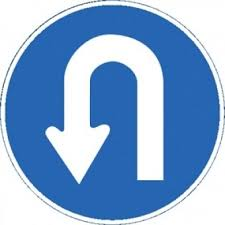
#> input picture deep_learning/u_turn.jpg, 225 x 225 px, given in place of the camera
$ python shape_detection_method.py   (older library calls are emulated)
#> lines starting #> are read from the running program, lines starting #| are printed output that depends on the picture; after the words box and inside, x2 and y2 are one past the last pixel; in counts of white or black regions, pixels touching at a corner belong together
#> further down, img is the input picture: shape (225, 225, 3); mean B, G, R 209.2, 168.3, 133.7
import numpy as np
import cv2
import time

def shape_detect(img):
    sign = []

    if img is None:
        print("image is none")
    else:
        gray = cv2.cvtColor(img, cv2.COLOR_BGR2GRAY)
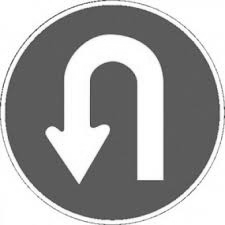
#> gray: shape (225, 225); min 59, max 255, mean 162.6
        img6 = cv2.GaussianBlur(gray, (5, 5), 0)
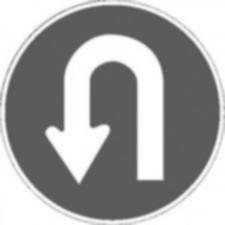
#> img6: shape (225, 225); min 88, max 255, mean 162.6
        edges = cv2.Canny(img6, 90, 180, apertureSize=3)
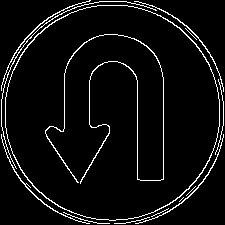
#> edges: shape (225, 225); 5.4% white in thin lines or dots
        ret, thresh = cv2.threshold(edges, 127, 255, 0)
        image, contours, hierarchy = cv2.findContours(edges, cv2.RETR_EXTERNAL, cv2.CHAIN_APPROX_SIMPLE)
#> contours = 13 contours, 8 with area under 20; largest, box (x1, y1, x2, y2) and area: (5, 5, 220, 221) 36412, (135, 134, 224, 224) 50, (1, 0, 91, 91) 50, (134, 1, 224, 92) 48, (1, 134, 90, 224) 46

        for cnt in contours:

            (x, y, w, h) = cv2.boundingRect(cnt)


            le = max(w, h) + 10

            if w > 120 and h > 120:
                x_1 = int(x + (w - le) / 2)
                x_2 = int(x + (w + le) / 2)
                y_1 = int(y + (h - le) / 2)
                y_2 = int(y + (h + le) / 2)

                img_trim = img[y_1: y_2, x_1:x_2]
                height, width = img_trim.shape[:2]

                if -5 < (height - width) < 5:
                    if x_1 > 0 and y_1 > 0:
                        cv2.rectangle(img, (x, y), (x + w, y + h), (0, 255, 0), 2)
                        img_trim_resize = cv2.resize(img_trim, (32, 32))
                        sign.append(img_trim_resize)
#> this loop made 13 passes
#> (x, y, w, h, le, x_1, x_2, y_1) on passes 10, 12: (5, 5, 215, 216, 226, 0, 225, 0), (1, 1, 156, 168, 178, -10, 168, -4)
#> (x, y, w, h, le) on passes 1, 2, 3, 6, 7, 8: (114, 217, 36, 7, 46), (63, 212, 47, 12, 57), (151, 208, 18, 9, 28), (135, 134, 89, 90, 100), (1, 134, 89, 90, 100), (215, 79, 9, 76, 86)
#> after the loop, sign = []
    return sign


def main():
    Shape_detection = shape_detect(img)
#> Shape_detection = []
    print(Shape_detection)

if __name__ == "__main__":
    # open cam
    cam = cv2.VideoCapture(0)
    cam.set(3, 800)
    cam.set(4, 448)

    if not cam.isOpened():
        print("cam open failed")
    while True:
        s, img = cam.read()
        main()
        cv2.imshow('cam', img)

        if cv2.waitKey(30) & 0xff == 27:
#> (key Esc is pressed here)
            break
    cam.release()
    cv2.destroyAllWindows()
    cv2.waitKey(0)
